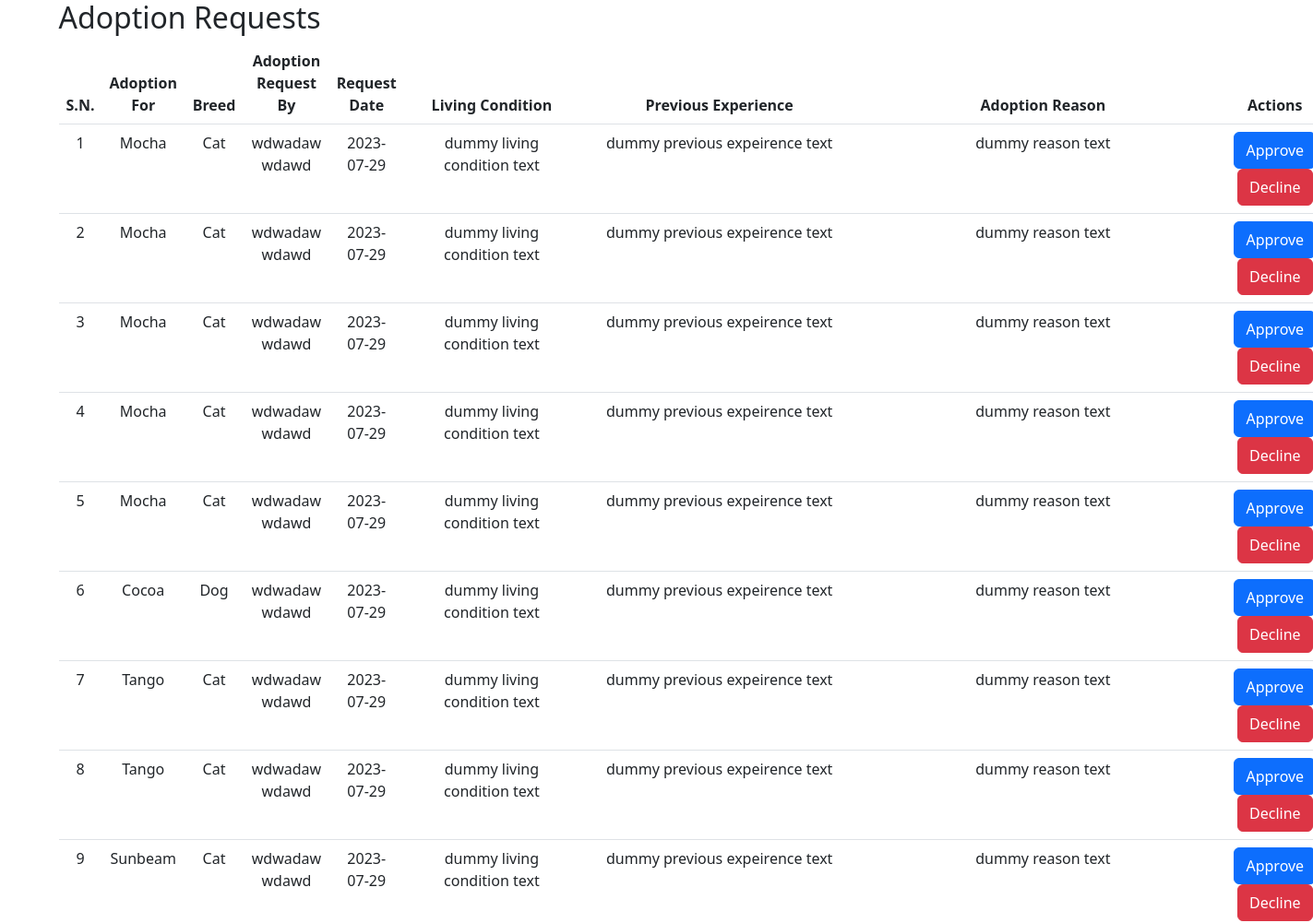
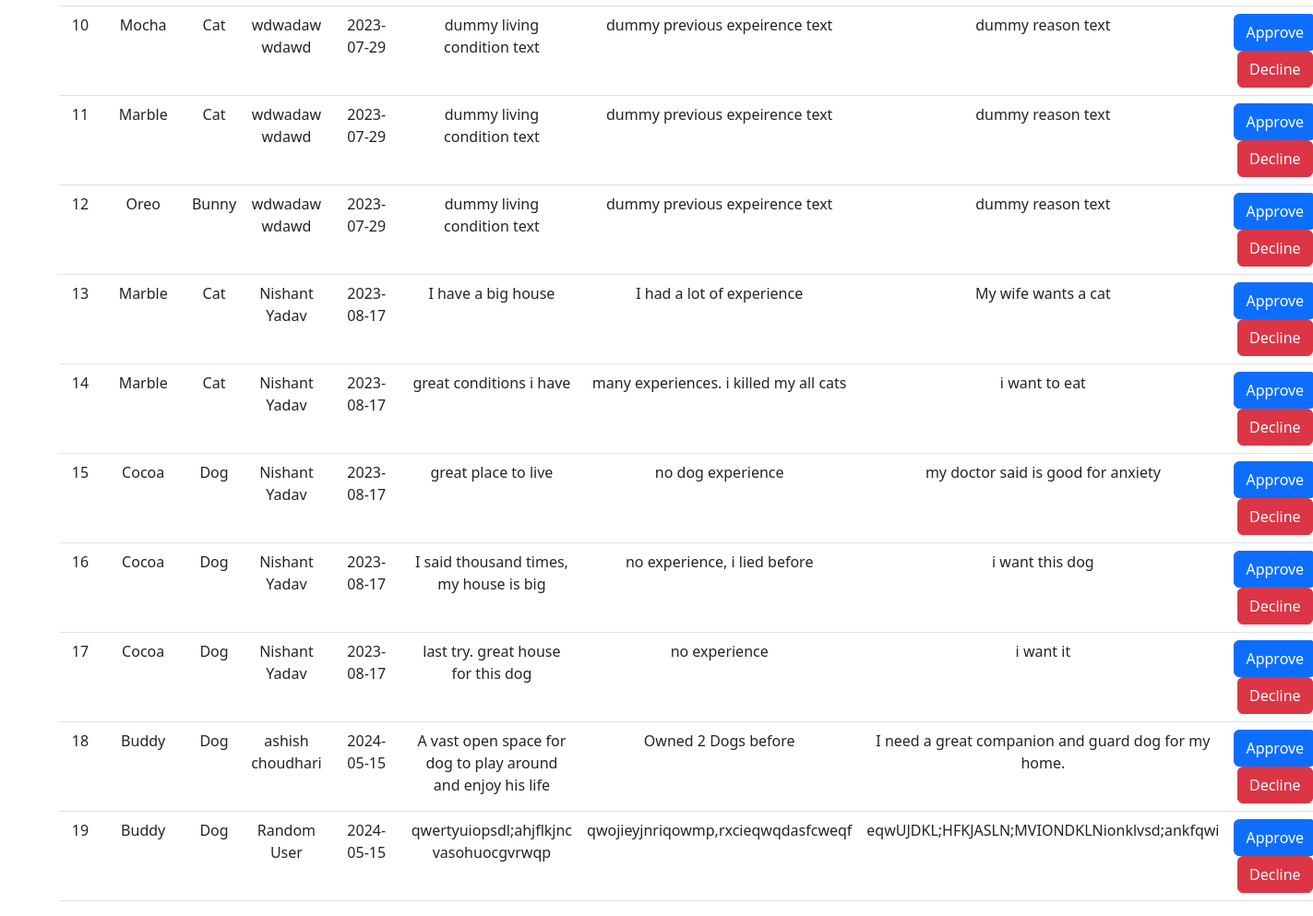
/Project_Week_BE/php/Admin/adminView/viewProductSizes.php, run on the app's committed database (2 pictures, top to bottom).
### tables this page shows
CREATE TABLE `pet_adoptions` (
  `id` int(11) NOT NULL,
  `adopt_date` date DEFAULT NULL,
  `user_id_fk` int(11) NOT NULL,
  `animal_id_fk` int(11) NOT NULL,
  `request_date` date NOT NULL,
  `living_condition` varchar(2000) NOT NULL,
  `previous_experience` varchar(2000) NOT NULL,
  `adoption_reason` varchar(200) NOT NULL,
  `shelter_id` int(11) NOT NULL
);

CREATE TABLE `animals` (
  `id` int(11) NOT NULL,
  `name` varchar(30) NOT NULL,
  `picture` varchar(100) DEFAULT NULL,
  `address` varchar(60) NOT NULL,
  `description` varchar(10000) NOT NULL,
  `size` varchar(20) NOT NULL,
  `age` varchar(30) NOT NULL,
  `vaccinated` varchar(3) NOT NULL,
  `breed` varchar(30) NOT NULL,
  `status` tinyint(1) NOT NULL,
  `agency_id_fk` int(11) NOT NULL,
  `price` varchar(255) DEFAULT NULL
);

### Project_Week_BE/php/Admin/adminView/viewProductSizes.php (the view, shortened to what this page needs)
<!DOCTYPE html>
<html lang="en">
<head>
    <link href="https://cdn.jsdelivr.net/npm/bootstrap@5.3.0/dist/css/bootstrap.min.css" rel="stylesheet">
</head>
<body>
    <div class="container">
        <h2>Adoption Requests</h2>
        <table class="table">
            <thead>
                <tr>
                    <th class="text-center">S.N.</th>
                    <th class="text-center">Adoption For</th>
                    <th class="text-center">Breed</th>
                    <th class="text-center">Adoption Request By</th>
                    <th class="text-center">Request Date</th>
                    <th class="text-center">Living Condition</th>
                    <th class="text-center">Previous Experience</th>
                    <th class="text-center">Adoption Reason</th>
                    <th class="text-center">Actions</th>
                </tr>
            </thead>
            <tbody>
                <?php
                include_once "../config/dbconnect.php";
                $sql = "SELECT pa.*, CONCAT(u.first_name, ' ', u.last_name) as user_name, a.name as name, a.breed
                        FROM pet_adoptions pa
                        JOIN users u ON pa.user_id_fk = u.id
                        JOIN animals a ON pa.animal_id_fk = a.id";
                $result = $conn->query($sql);
                $count = 1;
                if ($result->num_rows > 0) {
                    while ($row = $result->fetch_assoc()) {
                ?>
                        <tr>
                            <td class="text-center"><?= $count ?></td>
                            <td class="text-center"><?= $row["name"] ?></td>
                            <td class="text-center"><?= $row["breed"] ?></td>
                            <td class="text-center"><?= $row["user_name"] ?></td>
                            <td class="text-center"><?= $row["request_date"] ?></td>
                            <td class="text-center"><?= $row["living_condition"] ?></td>
                            <td class="text-center"><?= $row["previous_experience"] ?></td>
                            <td class="text-center"><?= $row["adoption_reason"] ?></td>
                            <td class="text-center">
                                <button class="btn btn-primary" style="height:40px" onclick="approveRequest('<?= $row['id'] ?>')">Approve</button>
                                <button class="btn btn-danger" style="height:40px" onclick="declineRequest('<?= $row['id'] ?>')">Decline</button>
                            </td>
                        </tr>
                <?php
                        $count++;
                    }
                }
                ?>
            </tbody>
        </table>
    </div>
</body>
</html>

### data on the page
pet_adoptions: animal_id_fk.name "Mocha", animal_id_fk.breed "Cat", user_name "wdwadaw wdawd", request_date "2023-07-29", living_condition "dummy living condition text", previous_experience "dummy previous expeirence text", adoption_reason "dummy reason text"
pet_adoptions: animal_id_fk.name "Mocha", animal_id_fk.breed "Cat", user_name "wdwadaw wdawd", request_date "2023-07-29", living_condition "dummy living condition text", previous_experience "dummy previous expeirence text", adoption_reason "dummy reason text"
pet_adoptions: animal_id_fk.name "Mocha", animal_id_fk.breed "Cat", user_name "wdwadaw wdawd", request_date "2023-07-29", living_condition "dummy living condition text", previous_experience "dummy previous expeirence text", adoption_reason "dummy reason text"
pet_adoptions: animal_id_fk.name "Mocha", animal_id_fk.breed "Cat", user_name "wdwadaw wdawd", request_date "2023-07-29", living_condition "dummy living condition text", previous_experience "dummy previous expeirence text", adoption_reason "dummy reason text"
pet_adoptions: animal_id_fk.name "Mocha", animal_id_fk.breed "Cat", user_name "wdwadaw wdawd", request_date "2023-07-29", living_condition "dummy living condition text", previous_experience "dummy previous expeirence text", adoption_reason "dummy reason text"
pet_adoptions: animal_id_fk.name "Cocoa", animal_id_fk.breed "Dog", user_name "wdwadaw wdawd", request_date "2023-07-29", living_condition "dummy living condition text", previous_experience "dummy previous expeirence text", adoption_reason "dummy reason text"
pet_adoptions: animal_id_fk.name "Tango", animal_id_fk.breed "Cat", user_name "wdwadaw wdawd", request_date "2023-07-29", living_condition "dummy living condition text", previous_experience "dummy previous expeirence text", adoption_reason "dummy reason text"
pet_adoptions: animal_id_fk.name "Tango", animal_id_fk.breed "Cat", user_name "wdwadaw wdawd", request_date "2023-07-29", living_condition "dummy living condition text", previous_experience "dummy previous expeirence text", adoption_reason "dummy reason text"
pet_adoptions: animal_id_fk.name "Sunbeam", animal_id_fk.breed "Cat", user_name "wdwadaw wdawd", request_date "2023-07-29", living_condition "dummy living condition text", previous_experience "dummy previous expeirence text", adoption_reason "dummy reason text"
pet_adoptions: animal_id_fk.name "Mocha", animal_id_fk.breed "Cat", user_name "wdwadaw wdawd", request_date "2023-07-29", living_condition "dummy living condition text", previous_experience "dummy previous expeirence text", adoption_reason "dummy reason text"
pet_adoptions: animal_id_fk.name "Marble", animal_id_fk.breed "Cat", user_name "wdwadaw wdawd", request_date "2023-07-29", living_condition "dummy living condition text", previous_experience "dummy previous expeirence text", adoption_reason "dummy reason text"
pet_adoptions: animal_id_fk.name "Oreo", animal_id_fk.breed "Bunny", user_name "wdwadaw wdawd", request_date "2023-07-29", living_condition "dummy living condition text", previous_experience "dummy previous expeirence text", adoption_reason "dummy reason text"
pet_adoptions: animal_id_fk.name "Marble", animal_id_fk.breed "Cat", user_name "Nishant Yadav", request_date "2023-08-17", living_condition "I have a big house", previous_experience "I had a lot of experience", adoption_reason "My wife wants a cat"
pet_adoptions: animal_id_fk.name "Marble", animal_id_fk.breed "Cat", user_name "Nishant Yadav", request_date "2023-08-17", living_condition "great conditions i have", previous_experience "many experiences. i killed my all cats", adoption_reason "i want to eat"
pet_adoptions: animal_id_fk.name "Cocoa", animal_id_fk.breed "Dog", user_name "Nishant Yadav", request_date "2023-08-17", living_condition "great place to live", previous_experience "no dog experience", adoption_reason "my doctor said is good for anxiety"
pet_adoptions: animal_id_fk.name "Cocoa", animal_id_fk.breed "Dog", user_name "Nishant Yadav", request_date "2023-08-17", living_condition "I said thousand times, my house is big", previous_experience "no experience, i lied before", adoption_reason "i want this dog"
pet_adoptions: animal_id_fk.name "Cocoa", animal_id_fk.breed "Dog", user_name "Nishant Yadav", request_date "2023-08-17", living_condition "last try. great house for this dog", previous_experience "no experience", adoption_reason "i want it"
pet_adoptions: animal_id_fk.name "Buddy", animal_id_fk.breed "Dog", user_name "ashish choudhari", request_date "2024-05-15", living_condition "A vast open space for dog to play around and enjoy his life", previous_experience "Owned 2 Dogs before", adoption_reason "I need a great companion and guard dog for my home."
pet_adoptions: animal_id_fk.name "Buddy", animal_id_fk.breed "Dog", user_name "Random User", request_date "2024-05-15", living_condition "qwertyuiopsdl;ahjflkjnc vasohuocgvrwqp", previous_experience "qwojieyjnriqowmp,rxcieqwqdasfcweqf", adoption_reason "eqwUJDKL;HFKJASLN;MVIONDKLNionklvsd;ankfqwi"
